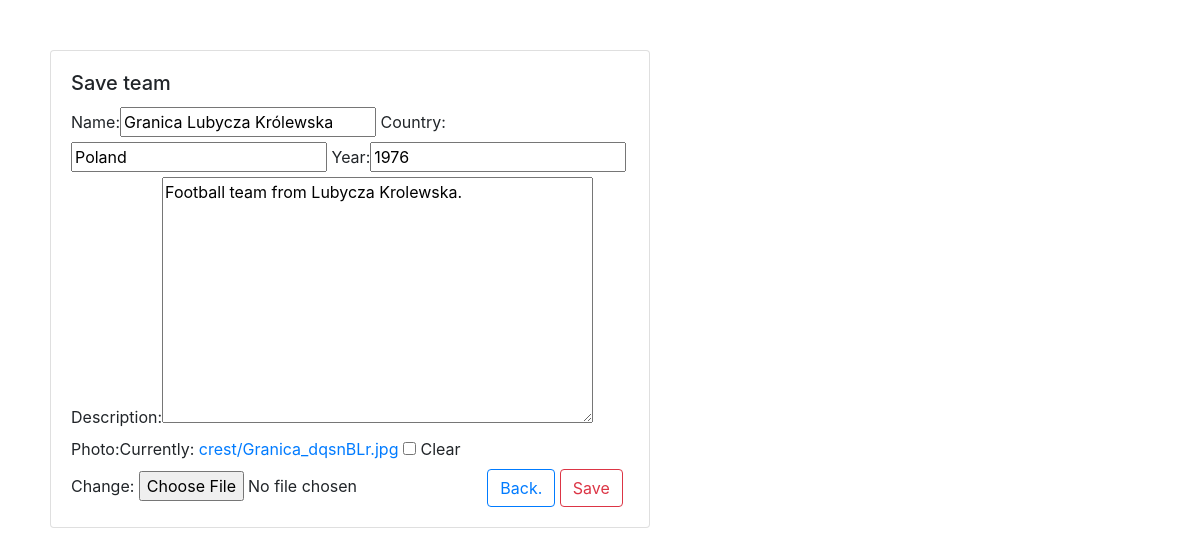
The page /main/edit/1/ (signed in) on the database its author committed.
### main/models.py (models this page shows, shortened)
class Team(models.Model):
    name = models.CharField(max_length=128)
    country = models.CharField(max_length=128, null=True)
    year = models.IntegerField(null=True)
    description = models.TextField(default='Football team.')
    photo = models.ImageField(null=True, blank=True, upload_to='crest')

### main/views.py (the view)
# urls.py: path('edit/<int:id>/', edit_team, name='edit_team'),
@login_required
def edit_team(request, id):
    team = get_object_or_404(Team, pk=id)
    form = TeamForm(request.POST or None, request.FILES or None, instance=team)
    if form.is_valid():
        form.save()
        return redirect(all_teams)
    return render(request, 'team_form.html', {'form': form})

### main/forms.py
class TeamForm(ModelForm):
    class Meta:
        model = Team
        fields = ['name', 'country', 'year', 'description', 'photo']

### templates/team_form.html (shortened to what this page needs)
{% extends 'main.html' %}
{% load bootstrap %}
{% block body %}
<div class="card" style="width: 600px;">
    <div class="card-body">
        <h5 class="card-title">Save team</h5>
        <form role="role" method="post" enctype="multipart/form-data">
            {{ form|bootstrap }}
            <a href="{% url 'all_teams' %}" class="btn btn-outline-primary">Back.</a>
            <button type="submit" class="btn btn-outline-danger">Save</button>
        </form>
    </div>
</div>
{% endblock %}

### my_static/my.css (style rules this page uses)
body { color: #444; padding: 50px; }

### rows shown on the page
Team: name "Granica Lubycza Królewska", country "Poland", year "1976", description "Football team from Lubycza Krolewska."
